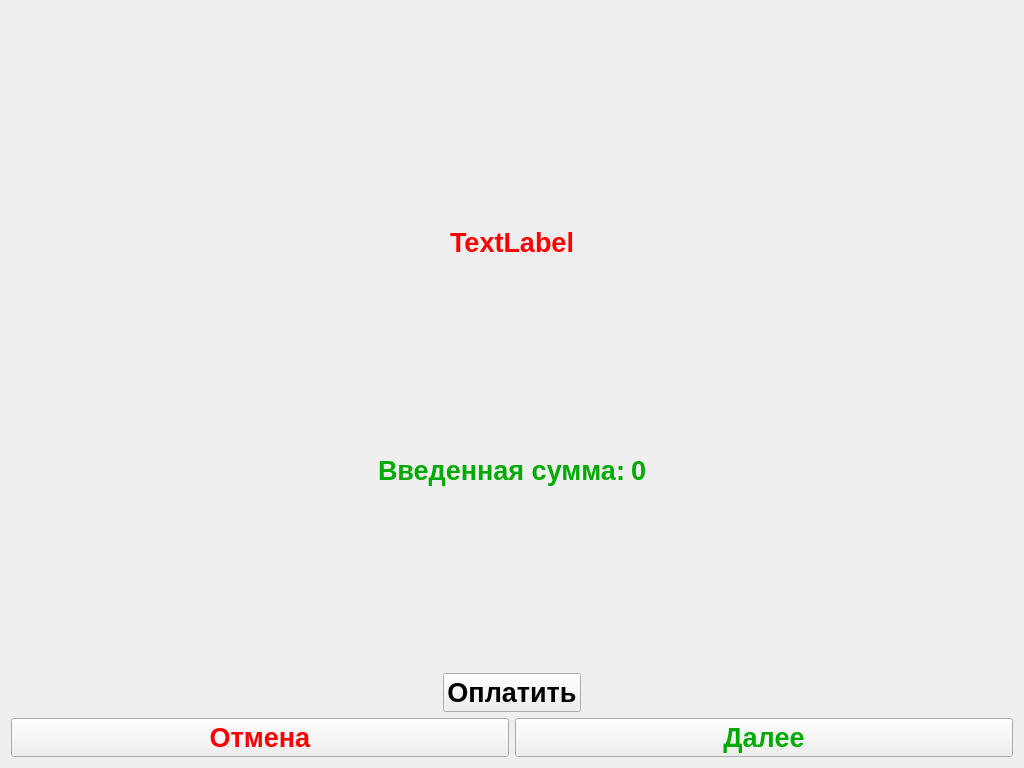
<?xml version="1.0" encoding="UTF-8"?>
<ui version="4.0">
 <class>Form</class>
 <widget class="QWidget" name="Form">
  <property name="geometry">
   <rect>
    <x>0</x>
    <y>0</y>
    <width>1024</width>
    <height>768</height>
   </rect>
  </property>
  <property name="windowTitle">
   <string>Form</string>
  </property>
  <layout class="QVBoxLayout" name="verticalLayout_2">
   <item>
    <layout class="QHBoxLayout" name="horizontalLayout_3">
     <item>
      <spacer name="horizontalSpacer">
       <property name="orientation">
        <enum>Qt::Horizontal</enum>
       </property>
       <property name="sizeHint" stdset="0">
        <size>
         <width>40</width>
         <height>20</height>
        </size>
       </property>
      </spacer>
     </item>
     <item>
      <layout class="QVBoxLayout" name="verticalLayout_3">
       <item>
        <widget class="QLabel" name="labelItem">
         <property name="sizePolicy">
          <sizepolicy hsizetype="Maximum" vsizetype="Maximum">
           <horstretch>0</horstretch>
           <verstretch>0</verstretch>
          </sizepolicy>
         </property>
         <property name="minimumSize">
          <size>
           <width>200</width>
           <height>200</height>
          </size>
         </property>
         <property name="text">
          <string/>
         </property>
         <property name="pixmap">
          <pixmap>../img/Items/NoItem.jpg</pixmap>
         </property>
        </widget>
       </item>
       <item>
        <widget class="QLabel" name="labelPrice">
         <property name="sizePolicy">
          <sizepolicy hsizetype="Maximum" vsizetype="Maximum">
           <horstretch>0</horstretch>
           <verstretch>0</verstretch>
          </sizepolicy>
         </property>
         <property name="minimumSize">
          <size>
           <width>200</width>
           <height>50</height>
          </size>
         </property>
         <property name="palette">
          <palette>
           <active>
            <colorrole role="WindowText">
             <brush brushstyle="SolidPattern">
              <color alpha="255">
               <red>255</red>
               <green>0</green>
               <blue>0</blue>
              </color>
             </brush>
            </colorrole>
           </active>
           <inactive>
            <colorrole role="WindowText">
             <brush brushstyle="SolidPattern">
              <color alpha="255">
               <red>255</red>
               <green>0</green>
               <blue>0</blue>
              </color>
             </brush>
            </colorrole>
           </inactive>
           <disabled>
            <colorrole role="WindowText">
             <brush brushstyle="SolidPattern">
              <color alpha="255">
               <red>123</red>
               <green>123</green>
               <blue>123</blue>
              </color>
             </brush>
            </colorrole>
           </disabled>
          </palette>
         </property>
         <property name="font">
          <font>
           <pointsize>20</pointsize>
           <weight>75</weight>
           <italic>false</italic>
           <bold>true</bold>
          </font>
         </property>
         <property name="text">
          <string>TextLabel</string>
         </property>
         <property name="alignment">
          <set>Qt::AlignCenter</set>
         </property>
        </widget>
       </item>
      </layout>
     </item>
     <item>
      <spacer name="horizontalSpacer_2">
       <property name="orientation">
        <enum>Qt::Horizontal</enum>
       </property>
       <property name="sizeHint" stdset="0">
        <size>
         <width>40</width>
         <height>20</height>
        </size>
       </property>
      </spacer>
     </item>
    </layout>
   </item>
   <item>
    <layout class="QHBoxLayout" name="horizontalLayout_2">
     <item>
      <layout class="QVBoxLayout" name="verticalLayout_5">
       <item>
        <layout class="QHBoxLayout" name="horizontalLayout_4">
         <item>
          <spacer name="horizontalSpacer_3">
           <property name="orientation">
            <enum>Qt::Horizontal</enum>
           </property>
           <property name="sizeHint" stdset="0">
            <size>
             <width>40</width>
             <height>20</height>
            </size>
           </property>
          </spacer>
         </item>
         <item>
          <widget class="QLabel" name="lbl1">
           <property name="palette">
            <palette>
             <active>
              <colorrole role="WindowText">
               <brush brushstyle="SolidPattern">
                <color alpha="255">
                 <red>0</red>
                 <green>170</green>
                 <blue>0</blue>
                </color>
               </brush>
              </colorrole>
             </active>
             <inactive>
              <colorrole role="WindowText">
               <brush brushstyle="SolidPattern">
                <color alpha="255">
                 <red>0</red>
                 <green>170</green>
                 <blue>0</blue>
                </color>
               </brush>
              </colorrole>
             </inactive>
             <disabled>
              <colorrole role="WindowText">
               <brush brushstyle="SolidPattern">
                <color alpha="255">
                 <red>123</red>
                 <green>123</green>
                 <blue>123</blue>
                </color>
               </brush>
              </colorrole>
             </disabled>
            </palette>
           </property>
           <property name="font">
            <font>
             <pointsize>20</pointsize>
             <weight>75</weight>
             <bold>true</bold>
            </font>
           </property>
           <property name="text">
            <string>Введенная сумма:</string>
           </property>
          </widget>
         </item>
         <item>
          <widget class="QLabel" name="lbl_summa">
           <property name="palette">
            <palette>
             <active>
              <colorrole role="WindowText">
               <brush brushstyle="SolidPattern">
                <color alpha="255">
                 <red>0</red>
                 <green>170</green>
                 <blue>0</blue>
                </color>
               </brush>
              </colorrole>
             </active>
             <inactive>
              <colorrole role="WindowText">
               <brush brushstyle="SolidPattern">
                <color alpha="255">
                 <red>0</red>
                 <green>170</green>
                 <blue>0</blue>
                </color>
               </brush>
              </colorrole>
             </inactive>
             <disabled>
              <colorrole role="WindowText">
               <brush brushstyle="SolidPattern">
                <color alpha="255">
                 <red>123</red>
                 <green>123</green>
                 <blue>123</blue>
                </color>
               </brush>
              </colorrole>
             </disabled>
            </palette>
           </property>
           <property name="font">
            <font>
             <pointsize>20</pointsize>
             <weight>75</weight>
             <bold>true</bold>
            </font>
           </property>
           <property name="text">
            <string>0</string>
           </property>
          </widget>
         </item>
         <item>
          <spacer name="horizontalSpacer_4">
           <property name="orientation">
            <enum>Qt::Horizontal</enum>
           </property>
           <property name="sizeHint" stdset="0">
            <size>
             <width>40</width>
             <height>20</height>
            </size>
           </property>
          </spacer>
         </item>
        </layout>
       </item>
       <item>
        <layout class="QHBoxLayout" name="horizontalLayout_5">
         <item>
          <spacer name="horizontalSpacer_6">
           <property name="orientation">
            <enum>Qt::Horizontal</enum>
           </property>
           <property name="sizeHint" stdset="0">
            <size>
             <width>40</width>
             <height>20</height>
            </size>
           </property>
          </spacer>
         </item>
         <item>
          <widget class="QPushButton" name="btnPay">
           <property name="font">
            <font>
             <pointsize>20</pointsize>
             <weight>75</weight>
             <bold>true</bold>
            </font>
           </property>
           <property name="text">
            <string>Оплатить</string>
           </property>
          </widget>
         </item>
         <item>
          <spacer name="horizontalSpacer_5">
           <property name="orientation">
            <enum>Qt::Horizontal</enum>
           </property>
           <property name="sizeHint" stdset="0">
            <size>
             <width>40</width>
             <height>20</height>
            </size>
           </property>
          </spacer>
         </item>
        </layout>
       </item>
      </layout>
     </item>
    </layout>
   </item>
   <item>
    <layout class="QVBoxLayout" name="verticalLayout">
     <item>
      <layout class="QHBoxLayout" name="horizontalLayout">
       <item>
        <widget class="QPushButton" name="btnCancel">
         <property name="palette">
          <palette>
           <active>
            <colorrole role="ButtonText">
             <brush brushstyle="SolidPattern">
              <color alpha="255">
               <red>255</red>
               <green>0</green>
               <blue>0</blue>
              </color>
             </brush>
            </colorrole>
           </active>
           <inactive>
            <colorrole role="ButtonText">
             <brush brushstyle="SolidPattern">
              <color alpha="255">
               <red>255</red>
               <green>0</green>
               <blue>0</blue>
              </color>
             </brush>
            </colorrole>
           </inactive>
           <disabled>
            <colorrole role="ButtonText">
             <brush brushstyle="SolidPattern">
              <color alpha="255">
               <red>123</red>
               <green>123</green>
               <blue>123</blue>
              </color>
             </brush>
            </colorrole>
           </disabled>
          </palette>
         </property>
         <property name="font">
          <font>
           <pointsize>20</pointsize>
           <weight>75</weight>
           <bold>true</bold>
          </font>
         </property>
         <property name="text">
          <string>Отмена</string>
         </property>
        </widget>
       </item>
       <item>
        <widget class="QPushButton" name="btnContinue">
         <property name="palette">
          <palette>
           <active>
            <colorrole role="WindowText">
             <brush brushstyle="SolidPattern">
              <color alpha="255">
               <red>0</red>
               <green>170</green>
               <blue>0</blue>
              </color>
             </brush>
            </colorrole>
            <colorrole role="ButtonText">
             <brush brushstyle="SolidPattern">
              <color alpha="255">
               <red>0</red>
               <green>170</green>
               <blue>0</blue>
              </color>
             </brush>
            </colorrole>
           </active>
           <inactive>
            <colorrole role="WindowText">
             <brush brushstyle="SolidPattern">
              <color alpha="255">
               <red>0</red>
               <green>170</green>
               <blue>0</blue>
              </color>
             </brush>
            </colorrole>
            <colorrole role="ButtonText">
             <brush brushstyle="SolidPattern">
              <color alpha="255">
               <red>0</red>
               <green>170</green>
               <blue>0</blue>
              </color>
             </brush>
            </colorrole>
           </inactive>
           <disabled>
            <colorrole role="WindowText">
             <brush brushstyle="SolidPattern">
              <color alpha="255">
               <red>123</red>
               <green>123</green>
               <blue>123</blue>
              </color>
             </brush>
            </colorrole>
            <colorrole role="ButtonText">
             <brush brushstyle="SolidPattern">
              <color alpha="255">
               <red>123</red>
               <green>123</green>
               <blue>123</blue>
              </color>
             </brush>
            </colorrole>
           </disabled>
          </palette>
         </property>
         <property name="font">
          <font>
           <pointsize>20</pointsize>
           <weight>75</weight>
           <bold>true</bold>
          </font>
         </property>
         <property name="text">
          <string>Далее</string>
         </property>
        </widget>
       </item>
      </layout>
     </item>
    </layout>
   </item>
  </layout>
 </widget>
 <resources/>
 <connections/>
</ui>
